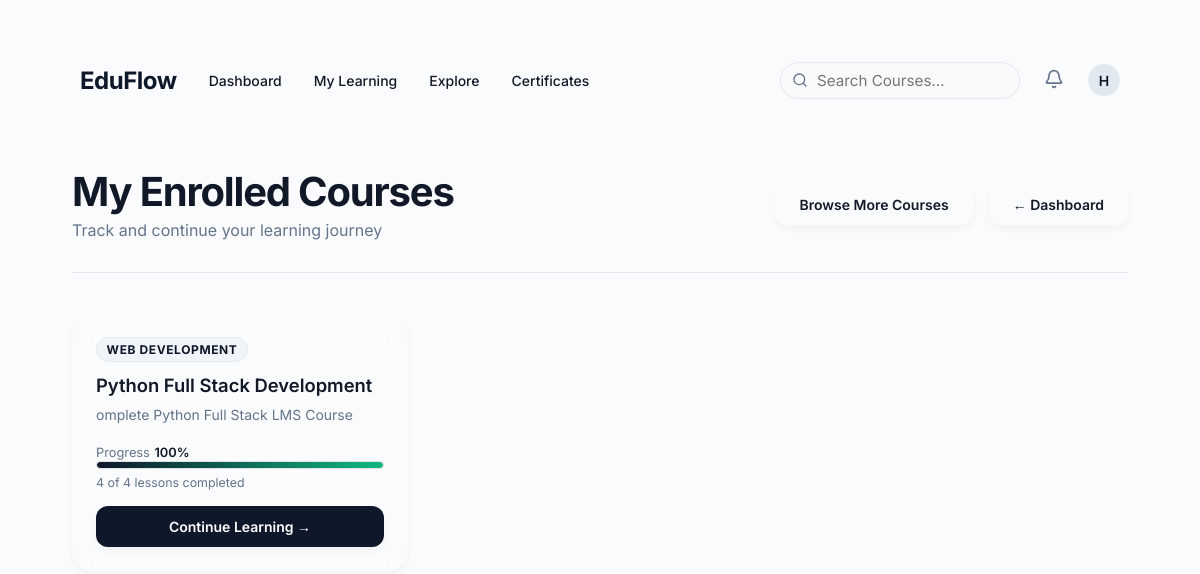
Page /my-courses/ (signed in) on the committed database.
### accounts/models.py (models this page shows, shortened)
class User(AbstractUser):
    email = models.EmailField(unique=True)
    is_student = models.BooleanField(default=True)
    is_instructor = models.BooleanField(default=False)

### enrollments/models.py (models this page shows, shortened)
class Enrollment(models.Model):
    student = models.ForeignKey(
        settings.AUTH_USER_MODEL,
        on_delete=models.CASCADE
    )
    course = models.ForeignKey(
        Course,
        on_delete=models.CASCADE
    )
    enrolled_at = models.DateTimeField(
        auto_now_add=True,
        db_index=True
    )
    is_active = models.BooleanField(
        default=True
    )
    class Meta:
        unique_together = ("student", "course")
        indexes = [
            models.Index(fields=["student", "course"]),
        ]

### courses/models.py (models this page shows, shortened)
class Course(models.Model):
    category = models.ForeignKey(
        Category,
        on_delete=models.SET_NULL,
        null=True,
        blank=True,
        related_name="courses"
    )
    tags = models.ManyToManyField(
        Tag,
        blank=True,
        related_name="courses"
    )
    skills = models.ManyToManyField(
        'paths.Skill',
        blank=True,
        related_name='courses'
    )
    cover_image = models.ImageField(upload_to="course_covers/", null=True, blank=True, validators=[validate_image_upload])
    level = models.CharField(max_length=20, choices=[('BEGINNER', 'Beginner'), ('INTERMEDIATE', 'Intermediate'), ('ADVANCED', 'Advanced')], default="BEGINNER")
    title = models.CharField(max_length=200)
    description = models.TextField()
    thumbnail = models.ImageField(
        upload_to="course_thumbnails/",
        blank=True,
        null=True,
        validators=[
            FileValidator(
                allowed_extensions=['.png', '.jpg', '.jpeg', '.webp'],
                allowed_mimetypes=['image/png', 'image/jpeg', 'image/webp'],
                max_size=2 * 1024 * 1024
            )
        ]
    )
    created_at = models.DateTimeField(
        auto_now_add=True
    )
    updated_at = models.DateTimeField(
        auto_now=True
    )
    is_featured = models.BooleanField(
        default=False
    )

class Category(models.Model):
    name = models.CharField(max_length=100, unique=True)

### dashboard/views.py (the view)
@login_required
def my_courses_view(request):
    my_courses = (
        Enrollment.objects.filter(student=request.user)
        .select_related("course", "course__category")
        .annotate(
            total_materials=Coalesce(_total_materials_subquery(), 0),
            completed_materials=Coalesce(_completed_materials_subquery(), 0),
        )
    )
    return render(request, "dashboard/my_courses.html", {"my_courses": my_courses})

### dashboard/views.py (called while the page is built)
def _total_materials_subquery():
    return Subquery(
        Material.objects.filter(course=OuterRef("course"))
        .values("course")
        .annotate(count=Count("id"))
        .values("count")
    )

def _completed_materials_subquery():
    return Subquery(
        LessonProgress.objects.filter(
            student=OuterRef("student"),
            material__course=OuterRef("course"),
            completed=True,
        )
        .values("student")
        .annotate(count=Count("id"))
        .values("count")
    )

### templates/dashboard/my_courses.html (shortened to what this page needs)
{% extends "base.html" %}
{% load static %}
{% block body_class %}page-standard{% endblock %}
{% block content %}
<div class="page-wrapper" style="padding: 3rem 2rem;">
    <div class="page-header">
        <div class="page-header__left">
            <h1 class="page-title heading-gradient">My Enrolled Courses</h1>
            <p class="text-muted">Track and continue your learning journey</p>
        </div>
        <div class="page-header__right">
            <a href="{% url 'course_list' %}" class="btn btn-secondary" id="btn-browse-courses">Browse More Courses</a>
            <a href="{% url 'dashboard' %}" class="btn btn-secondary" id="btn-dashboard">&larr; Dashboard</a>
        </div>
    </div>
    {% if my_courses %}
        <div style="display: grid; grid-template-columns: repeat(auto-fill, minmax(300px, 1fr)); gap: 1.5rem;">
            {% for enrollment in my_courses %}
            <article class="card card--hover animate-fade-in-up" style="display: flex; flex-direction: column; gap: 1rem;" aria-label="{{ enrollment.course.title }}">
                <div>
                    <span class="badge badge-navy" style="margin-bottom: 0.75rem;">
                        {{ enrollment.course.category.name|default:"General" }}
                    </span>
                    <h2 style="font-size: 1.15rem; font-weight: 600; margin-bottom: 0.5rem;">{{ enrollment.course.title }}</h2>
                    <p class="text-muted" style="font-size: 0.875rem; line-height: 1.5;">
                        {{ enrollment.course.description|truncatechars:100 }}
                    </p>
                </div>
                <div>
                    <div class="progress-label">
                        <span class="text-muted" style="font-size: 0.8rem;">Progress</span>
                        <span style="font-size: 0.8rem; font-weight: 600;">
                            {% if enrollment.total_materials > 0 %}
                                {% widthratio enrollment.completed_materials enrollment.total_materials 100 %}%
                            {% else %}0%{% endif %}
                        </span>
                    </div>
                    <div class="progress-wrap" role="progressbar"
                         aria-label="Course progress"
                         aria-valuenow="{% if enrollment.total_materials > 0 %}{% widthratio enrollment.completed_materials enrollment.total_materials 100 %}{% else %}0{% endif %}"
                         aria-valuemin="0" aria-valuemax="100">
                        <div class="progress-fill"
                             style="width: {% if enrollment.total_materials > 0 %}{% widthratio enrollment.completed_materials enrollment.total_materials 100 %}%{% else %}0%{% endif %}">
                        </div>
                    </div>
                    <p class="text-muted" style="font-size: 0.775rem; margin-top: 0.35rem;">
                        {{ enrollment.completed_materials|default:0 }} of {{ enrollment.total_materials|default:0 }} lessons completed
                    </p>
                </div>
                <a href="{% url 'course_detail' enrollment.course.id %}"
                   class="btn btn-primary"
                   id="btn-course-{{ enrollment.id }}">
                    Continue Learning &rarr;
                </a>
            </article>
            {% endfor %}
        </div>
    {% endif %}
</div>
{% endblock %}

### templates/_navbar.html (shortened to what this page needs)
<nav class="global-nav" aria-label="Main navigation">
    <div class="container">
        <div class="global-nav__left">
            <a href="{% url 'dashboard' %}" class="global-nav__logo">EduFlow</a>
            <div class="global-nav__links">
                {% if request.user.is_authenticated %}
                    {% if is_admin %}
                    <a href="{% url 'instructor_dashboard' %}">Instructor Portal</a>
                    <a href="{% url 'monitoring_dashboard' %}">Monitoring</a>
                    <a href="{% url 'reports_dashboard' %}">Reports</a>
                    {% else %}
                    <a href="{% url 'dashboard' %}">Dashboard</a>
                    <a href="{% url 'my_courses' %}">My Learning</a>
                    <a href="{% url 'course_list' %}">Explore</a>
                    <a href="{% url 'certificate_list' %}">Certificates</a>
                    {% endif %}
                {% else %}
                    <a href="{% url 'course_list' %}">Explore</a>
                {% endif %}
            </div>
        </div>
        <div class="global-nav__right">
            {% if request.user.is_authenticated %}
                <div class="global-nav__links" style="gap: 24px;">
                    <form action="{% url 'search_courses' %}" method="get" style="position: relative; flex: 0 0 240px; max-width: 240px;">
                        <i data-lucide="search" style="position: absolute; left: 12px; top: 50%; transform: translateY(-50%); width: 16px; height: 16px; color: var(--text-muted);"></i>
                        <input type="text" name="q" placeholder="Search Courses..." class="input" style="padding-left: 36px; padding-top: 0.5rem; padding-bottom: 0.5rem; border-radius: var(--radius-full); width: 100%; background: #F8FAFC;">
                    </form>
                    <div class="nav-notifications" style="position: relative; display: flex; align-items: center;">
                        <button id="notificationBell" style="background: none; border: none; cursor: pointer; position: relative; padding: 0;">
                            <i data-lucide="bell" style="width: 20px; color: var(--text-muted);"></i>
                        </button>
                    </div>
                    <a href="{% url 'profile' %}" aria-label="Profile" style="display: flex; align-items: center;">
                        <div class="avatar avatar-sm" aria-hidden="true">{{ request.user.username|make_list|first|upper }}</div>
                    </a>
                </div>
            {% else %}
                <div class="global-nav__links">
                    <a href="{% url 'login' %}" class="btn btn-secondary btn--sm">Log In</a>
                    <a href="{% url 'register' %}" class="btn btn-primary btn--sm">Sign Up</a>
                </div>
            {% endif %}
        </div>
    </div>
</nav>

### static/css/main.css (style rules this page uses)
:root { --bg-gradient: #FAFBFC; --bg-gradient-auth: #FAFBFC; --card-bg: #FFFFFF; --card-bg-auth: #FFFFFF; --card-border: #E5E7EB; --accent-primary: #0F172A; --accent-secondary: #2563EB; --accent-cyan: #06B6D4; --accent-green: #10B981; --accent-red: #EF4444; --accent-amber: #F59E0B; --accent-gold: #D4AF37; --text-primary: #111827; --text-muted: #64748B; --text-subtle: #94A3B8; --input-bg: #FFFFFF; --input-border: #E5E7EB; --input-focus: #2563EB; --success: #10B981; --danger: #EF4444; --warning: #F59E0B; --info: #06B6D4; --shadow-sm: 0 4px 8px rgba(0,0,0,.04); --shadow-md: 0 12px 24px rgba(15,23,42,.08); --shadow-lg: 0 24px 48px rgba(15,23,42,.12); --radius-sm: 8px; --radius-md: 12px; --radius-lg: 20px; --radius-xl: 28px; --radius-full: 9999px; }
*, *::before, *::after { box-sizing: border-box; margin: 0; padding: 0; }
html { scroll-behavior: smooth; }
body { font-family: 'Inter', sans-serif; background: var(--bg-gradient); color: var(--text-primary); min-height: 100vh; position: relative; overflow-x: hidden; }
.page-standard { padding: 2.5rem; }
.container { max-width: 1280px; margin: 0 auto; padding: 0 40px; width: 100%; }
.global-nav { height: 80px; background: var(--surface); border-bottom: 1px solid var(--border); display: flex; align-items: center; position: sticky; top: 0; z-index: 100; }
.global-nav .container { display: flex; justify-content: space-between; align-items: center; }
.global-nav__left, .global-nav__right { display: flex; align-items: center; gap: 32px; }
.global-nav__logo { font-size: 24px; font-weight: 700; color: var(--accent-primary); text-decoration: none; letter-spacing: -0.02em; }
.global-nav__links { display: flex; align-items: center; gap: 32px; white-space: nowrap; }
.global-nav__links a { text-decoration: none; color: var(--text-secondary); font-weight: 500; font-size: 14px; transition: color 200ms ease; }
.page-wrapper { position: relative; z-index: 1; max-width: 1200px; margin: 0 auto; }
h1.page-title { font-size: clamp(1.75rem, 4vw, 2.5rem); font-weight: 700; letter-spacing: -0.03em; line-height: 1.2; }
.text-muted { color: var(--text-muted); }
.btn { display: inline-flex; align-items: center; justify-content: center; gap: 0.4rem; padding: 0.75rem 1.5rem; border-radius: 12px; font-family: inherit; font-size: 0.925rem; font-weight: 600; text-decoration: none; cursor: pointer; border: none; transition: all 0.3s cubic-bezier(0.16, 1, 0.3, 1); white-space: nowrap; }
.btn-primary { background: var(--accent-primary); color: #FFFFFF !important; box-shadow: var(--shadow-sm); }
.btn-secondary { background: #FFFFFF; border: 1px solid var(--border); color: var(--accent-primary); box-shadow: var(--shadow-sm); }
.form-input, input[type="text"], input[type="email"], input[type="password"], input[type="number"], input[type="url"], select, textarea { width: 100%; padding: 0.85rem 1.25rem; background: var(--input-bg); border: 1px solid var(--input-border); border-radius: 12px; font-size: 0.95rem; color: var(--text-primary); font-family: inherit; transition: all 0.25s ease; }
.page-header { display: flex; justify-content: space-between; align-items: center; padding-bottom: 2rem; border-bottom: 1px solid var(--input-border); margin-bottom: 2.5rem; flex-wrap: wrap; gap: 1.25rem; }
.page-header__left { display: flex; flex-direction: column; gap: 0.25rem; }
.page-header__right { display: flex; gap: 1rem; align-items: center; flex-wrap: wrap; }
.badge { display: inline-flex; align-items: center; padding: 0.3rem 0.75rem; border-radius: 8px; font-size: 0.75rem; font-weight: 600; text-transform: uppercase; letter-spacing: 0.04em; }
.badge-navy { background: rgba(15, 23, 42, 0.08); border: 1px solid rgba(15, 23, 42, 0.2); color: #0F172A; }
.progress-wrap { width: 100%; height: 8px; background: var(--input-border); border-radius: 20px; overflow: hidden; border: 1px solid rgba(0,0,0,0.02); }
.progress-fill { height: 100%; background: linear-gradient(90deg, var(--accent-primary), var(--success)); border-radius: 20px; transition: width 0.6s cubic-bezier(0.16,1,0.3,1); }
.animate-fade-in-up { animation: fadeInUp 0.6s cubic-bezier(0.16,1,0.3,1); }

### rows in the picture
User: user.username|make_list "H"
Enrollment: course.category.name "WEB DEVELOPMENT", course "Python Full Stack Development", course.description "omplete Python Full Stack LMS Course", completed_materials "100", completed_materials "4", total_materials "4"
